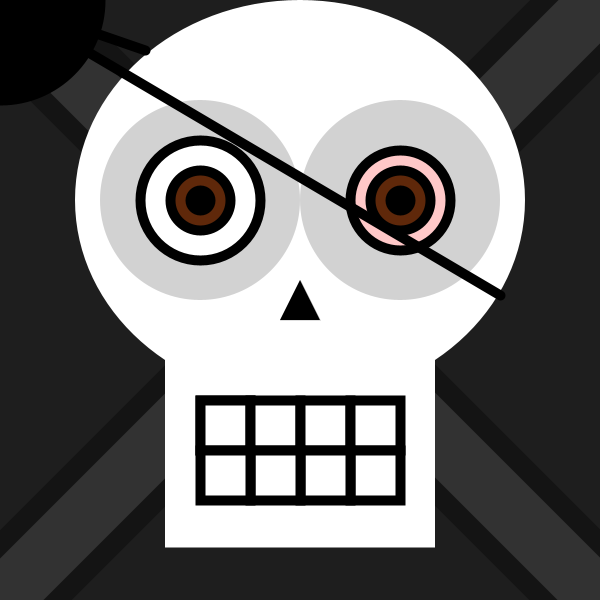
Frame 1 (no input)
Frame 60 (the mouse pressed at the canvas centre just before this capture): identical to frame 1, image omitted
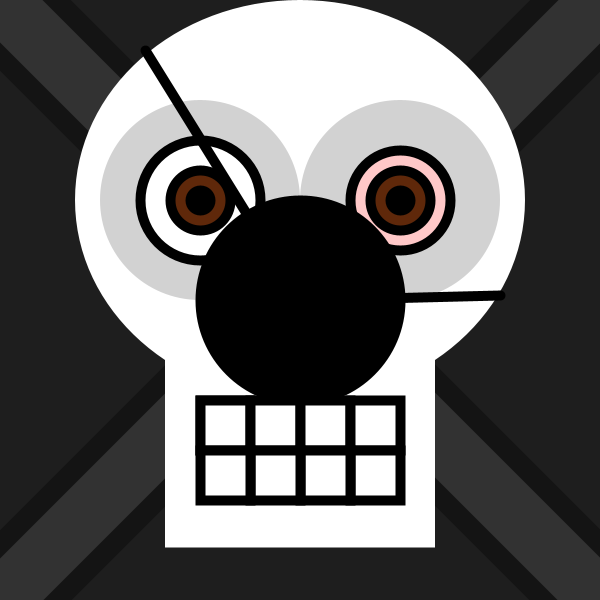
Frame 120 (the mouse held since frame 60 and released just before this capture)

The Processing sketch that drew these frames (run headless with seeded random() and noise(); from frame 60 on, the mouse is pressed at the canvas centre):

// Processing sketch: processing_397
// ── processing_397.pde

//basics

void setup() {
size(600,600);
smooth();
}

void draw() {
background(30,30,30);

ellipseMode(CENTER);

strokeWeight(100);
stroke(20,20,20);
line(0,0,600,600);

strokeWeight(100);
stroke(20,20,20);
line(0,600,600,0);

strokeWeight(60);
stroke(50,50,50);
line(0,0,600,600);

strokeWeight(60);
stroke(50,50,50);
line(0,600,600,0);

strokeWeight(0);// weird!!

noStroke();//upper skull
fill(255);
ellipse(300,200,450,400);

rectMode(CENTER);//jaw
noStroke();
fill(255);
rect(300,450,270,195);
rectMode(CORNER);

noStroke();
stroke(0);//nose
fill(0);
triangle(300,280,280,320,320,320);


strokeWeight(10);//eye socket
noStroke();
fill(210,210,210);
ellipse(200,200,200,200);

strokeWeight(10);//eyeball
stroke(0);
fill(255);
ellipse(200,200,120,120);

strokeWeight(10);//iris
stroke(0);
fill(95,40,10);
ellipse(200,200,60,60);

strokeWeight(10);//pupil
stroke(0);
fill(0);
ellipse(200,200,20,20);

strokeWeight(10);//eye socket
noStroke();
fill(210,210,210);
ellipse(400,200,200,200);

strokeWeight(10);//eyeball
stroke(0);
fill(255,200,200);
ellipse(400,200,100,100);

strokeWeight(10);//iris
stroke(0);
fill(95,40,10);
ellipse(400,200,60,60);

strokeWeight(10);//pupil
stroke(0);
fill(0);
ellipse(400,200,20,20);



// eyepatch
strokeWeight(10);
stroke(0);
fill(0);
rectMode(CENTER);
ellipse(mouseX,mouseY,200,200);
line(145,50,mouseX,mouseY);
line(mouseX,mouseY,500,295);
rectMode(CORNER);
if(mouseX>380 && mouseX < 420 && mouseY>180 && mouseY<220)//smile
{
  strokeWeight(10);//upper teeth
fill(255);
rect(200,400,50,50);

strokeWeight(10);
fill(255);
rect(200,400,50,50);

strokeWeight(10);
fill(255);
rect(250,400,50,50);

strokeWeight(10);
fill(255);
rect(300,400,50,50);

strokeWeight(10);
fill(255);
rect(350,400,50,50);
  fill(255,20,20);
 arc(300,455,200,100,0,PI);}
  
else {//frown
strokeWeight(10);//upper teeth
fill(255);
rect(200,400,50,50);

strokeWeight(10);
fill(255);
rect(200,400,50,50);

strokeWeight(10);
fill(255);
rect(250,400,50,50);

strokeWeight(10);
fill(255);
rect(300,400,50,50);

strokeWeight(10);
fill(255);
rect(350,400,50,50);

strokeWeight(10);//lower teeth
fill(255);
rect(350,450,50,50);

strokeWeight(10);
fill(255);
rect(300,450,50,50);

strokeWeight(10);
fill(255);
rect(250,450,50,50);

strokeWeight(10);
fill(255);
rect(200,450,50,50);
}
}
